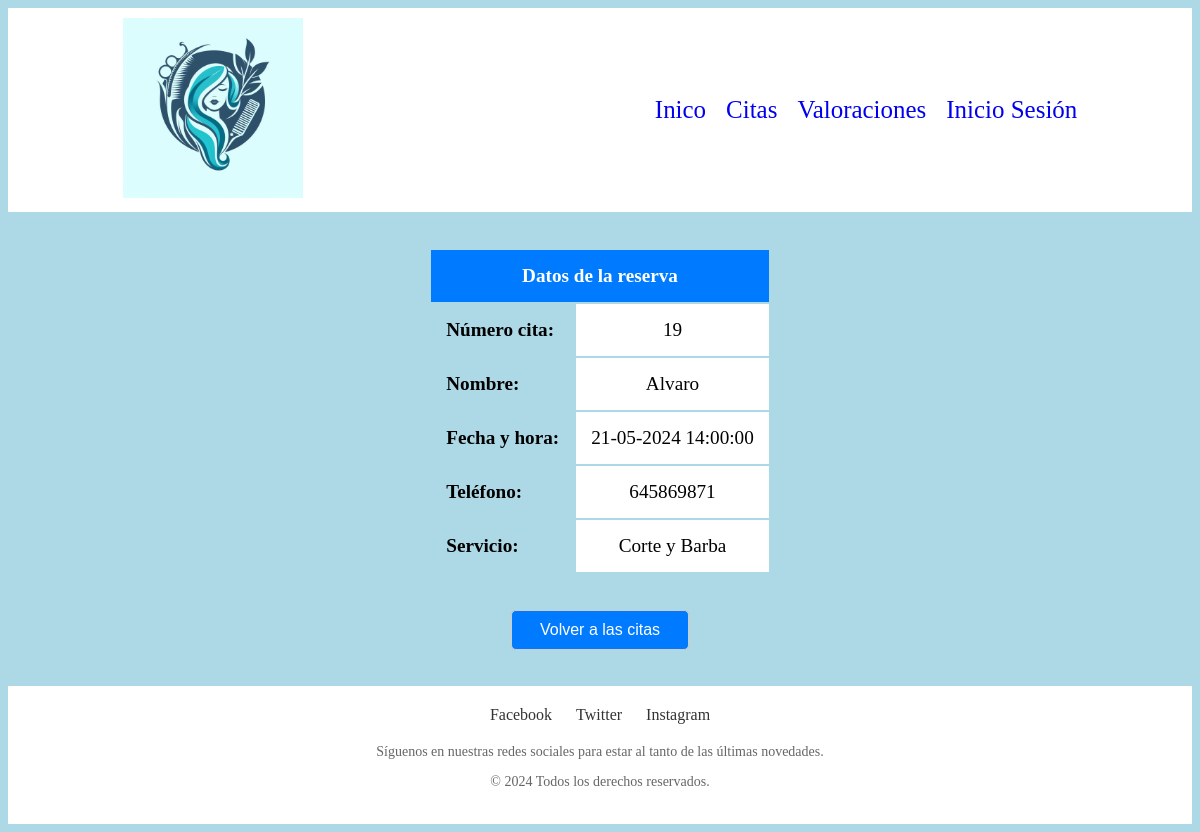
The app's page /reserva.php (signed in) with its own data.
### tables this page shows
CREATE TABLE citas (
  num_cita int(10) unsigned NOT NULL auto_increment,
  fecha DATETIME NOT NULL DEFAULT '1970-01-01' ,
  nombre varchar(50) NOT NULL DEFAULT '' ,
  num_usuario int(10) unsigned NOT NULL DEFAULT '0' ,
  telefono int(10) unsigned NOT NULL DEFAULT '0' ,
  tipo varchar(50) NOT NULL DEFAULT '',
  PRIMARY KEY (num_cita),
  UNIQUE num_cita (num_cita),
  CONSTRAINT fk_num_usuario_cita FOREIGN KEY (num_usuario) REFERENCES usuarios(num_usuario)
);

### reserva.php (the view, shortened to what this page needs)
<!DOCTYPE html>
<html lang="en">
<head>
</head>
<body>
    <?php
        include('funciones.php');
        $consulta = "SELECT * FROM citas WHERE num_usuario=".$_SESSION['num_user']." ORDER BY num_cita DESC LIMIT 1";
        $resultado = ejecuta_SQL($consulta);
        if ($resultado->rowCount() > 0) {
            $matriz = $resultado->fetchAll();
            echo "<br><br><center><table><thead><th colspan='2'>Datos de la reserva</th></thead>";
            foreach ($matriz as $myrow) {
                list($num_cita, $fecha, $nombre, $num_usuario, $telefono, $tipo)=$myrow;
                $fecha_modificada = date("d-m-Y H:i:s", strtotime($fecha));
                echo "<tr><td><b>Número cita:</b></td><td bgcolor='white' align='center'>$num_cita</td></tr>
                      <tr><td><b>Nombre:</b></td><td bgcolor='white' align='center'>$nombre</td></tr>
                      <tr><td><b>Fecha y hora:</b></td><td bgcolor='white' align='center'>$fecha_modificada</td></tr>
                      <tr><td><b>Teléfono:</b></td><td bgcolor='white' align='center'>$telefono</td></tr>
                      <tr><td><b>Servicio:</b></td><td bgcolor='white' align='center'>$tipo</td></tr>";
            }
            echo "</table></center><br><br>";
        } else {
            echo "No se encontraron reservas.";
        }
        echo "<center><button><a id='volver' href='citas.php'>Volver a las citas</a></button></center><br><br>";
    ?>
</body>
</html>

### reserva.php (style rules this page uses)
body { background-color:#ADD8E6; }
button { width: 15%; padding: 10px; border: 1px solid #ccc; border-radius: 5px; background-color: #007bff; cursor:pointer; }
#volver { color:#FFFF; text-decoration:none; font-size:120%; }
td { padding:15px; font-size:120%; }
th { padding:15px; color:#FFFF; background-color:#007bff; font-size:120%; }

### records on screen
citas: num_cita "19", nombre "Alvaro", fecha "21-05-2024 14:00:00", telefono "645869871", tipo "Corte y Barba"
